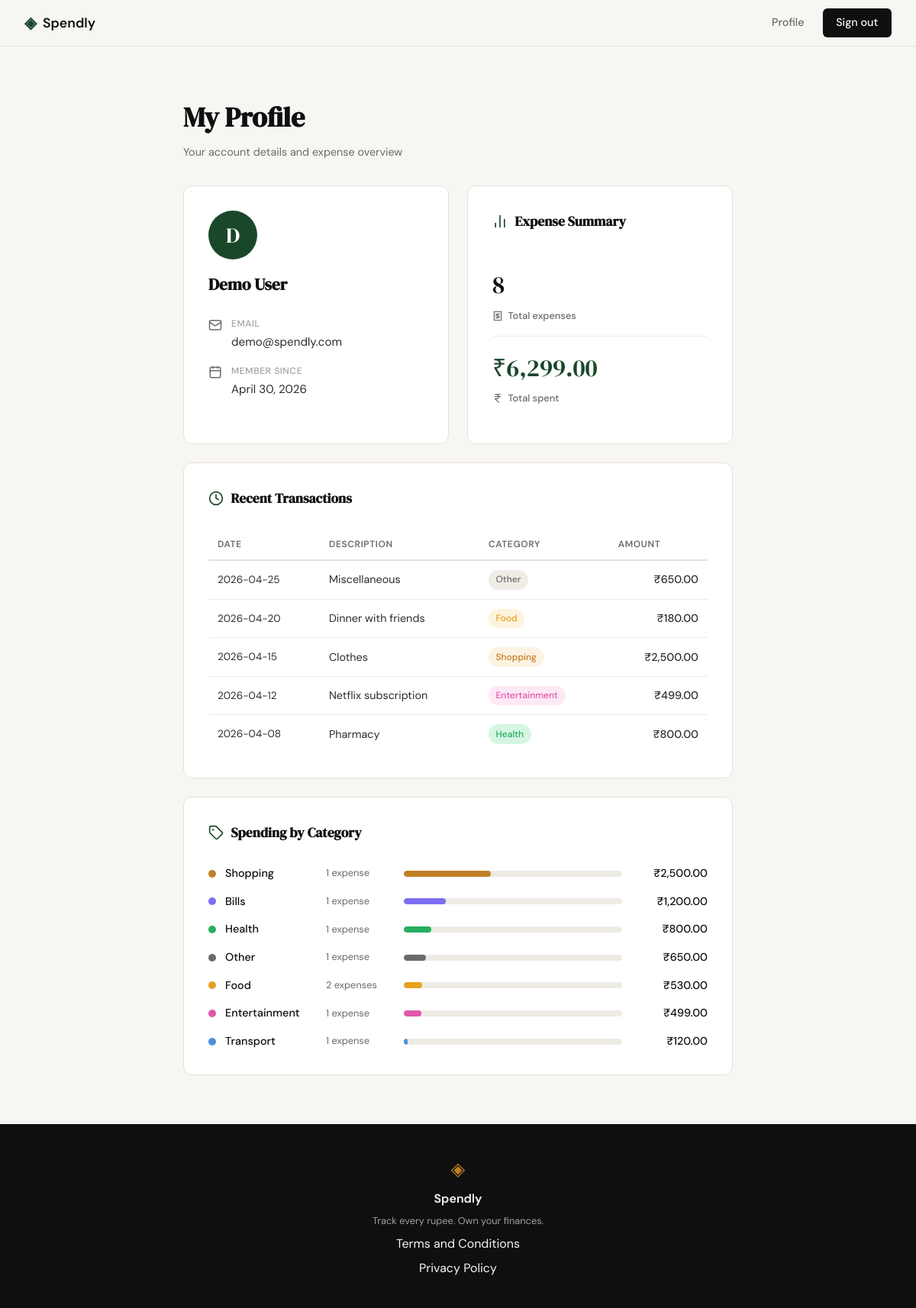
Screenshot of /profile (signed in) with the database file from the repository.
### tables this page shows
CREATE TABLE users (
            id            INTEGER PRIMARY KEY AUTOINCREMENT,
            name          TEXT    NOT NULL,
            email         TEXT    UNIQUE NOT NULL,
            password_hash TEXT    NOT NULL,
            created_at    TEXT    DEFAULT (datetime('now'))
        );

CREATE TABLE expenses (
            id          INTEGER PRIMARY KEY AUTOINCREMENT,
            user_id     INTEGER NOT NULL REFERENCES users(id),
            amount      REAL    NOT NULL,
            category    TEXT    NOT NULL,
            date        TEXT    NOT NULL,
            description TEXT,
            created_at  TEXT    DEFAULT (datetime('now'))
        );

### app.py (the view)
@app.route("/profile")
def profile():
    if not session.get("user_id"):
        flash("Please log in to view your profile.")
        return redirect(url_for("login"))
    from datetime import datetime
    user = get_user_by_id(session["user_id"])
    summary = get_expense_summary(session["user_id"])
    recent = get_recent_transactions(session["user_id"])
    categories = get_category_totals(session["user_id"])
    member_since = datetime.strptime(user["created_at"], "%Y-%m-%d %H:%M:%S").strftime("%B %d, %Y")
    return render_template("profile.html", user=user, summary=summary,
                           member_since=member_since, recent=recent, categories=categories)

### database/db.py (called while the page is built)
def get_db():
    conn = sqlite3.connect(DB_PATH)
    conn.row_factory = sqlite3.Row
    conn.execute("PRAGMA foreign_keys = ON")
    return conn

def get_user_by_id(user_id):
    conn = get_db()
    user = conn.execute(
        "SELECT * FROM users WHERE id = ?", (user_id,)
    ).fetchone()
    conn.close()
    return user

def get_recent_transactions(user_id, limit=5):
    conn = get_db()
    rows = conn.execute(
        "SELECT id, amount, category, date, description "
        "FROM expenses WHERE user_id = ? ORDER BY date DESC, id DESC LIMIT ?",
        (user_id, limit)
    ).fetchall()
    conn.close()
    return rows

def get_category_totals(user_id):
    conn = get_db()
    rows = conn.execute(
        "SELECT category, COUNT(*) AS count, SUM(amount) AS total "
        "FROM expenses WHERE user_id = ? GROUP BY category ORDER BY total DESC",
        (user_id,)
    ).fetchall()
    conn.close()
    return rows

def get_expense_summary(user_id):
    conn = get_db()
    row = conn.execute(
        "SELECT COUNT(*) AS count, COALESCE(SUM(amount), 0) AS total "
        "FROM expenses WHERE user_id = ?",
        (user_id,)
    ).fetchone()
    conn.close()
    return {"count": row["count"], "total": row["total"]}

### templates/profile.html (shortened to what this page needs)
{% extends "base.html" %}
{% block content %}
<section class="profile-page">
    <div class="profile-inner">
        <div class="profile-header">
            <h1 class="profile-title">My Profile</h1>
            <p class="profile-subtitle">Your account details and expense overview</p>
        </div>
        <div class="profile-grid">
            <div class="profile-card">
                <div class="profile-avatar">{{ user["name"][0].upper() }}</div>
                <h2 class="profile-name">{{ user["name"] }}</h2>
                <div class="profile-fields">
                    <div class="profile-field">
                        <i data-lucide="mail" class="profile-field-icon"></i>
                        <div>
                            <div class="profile-field-label">Email</div>
                            <div class="profile-field-value">{{ user["email"] }}</div>
                        </div>
                    </div>
                    <div class="profile-field">
                        <i data-lucide="calendar" class="profile-field-icon"></i>
                        <div>
                            <div class="profile-field-label">Member since</div>
                            <div class="profile-field-value">{{ member_since }}</div>
                        </div>
                    </div>
                </div>
            </div>
            <div class="profile-card">
                <div class="profile-card-heading">
                    <i data-lucide="bar-chart-2" class="profile-card-icon"></i>
                    <h2 class="profile-card-title">Expense Summary</h2>
                </div>
                <div class="profile-stats">
                    <div class="profile-stat">
                        <div class="profile-stat-value">{{ summary["count"] }}</div>
                        <div class="profile-stat-label">
                            <i data-lucide="receipt" class="profile-stat-icon"></i>
                            Total expenses
                        </div>
                    </div>
                    <div class="profile-stat-divider"></div>
                    <div class="profile-stat">
                        <div class="profile-stat-value profile-stat-amount">
                            ₹{{ "{:,.2f}".format(summary["total"]) }}
                        </div>
                        <div class="profile-stat-label">
                            <i data-lucide="indian-rupee" class="profile-stat-icon"></i>
                            Total spent
                        </div>
                    </div>
                </div>
            </div>
        </div>
        <div class="profile-card profile-section">
            <div class="profile-card-heading">
                <i data-lucide="clock" class="profile-card-icon"></i>
                <h2 class="profile-card-title">Recent Transactions</h2>
            </div>
            {% if recent %}
            <div class="tx-table-wrap">
                <table class="tx-table">
                    <thead>
                        <tr>
                            <th>Date</th>
                            <th>Description</th>
                            <th>Category</th>
                            <th class="tx-right">Amount</th>
                        </tr>
                    </thead>
                    <tbody>
                        {% for tx in recent %}
                        <tr>
                            <td class="tx-date">{{ tx["date"] }}</td>
                            <td class="tx-desc">{{ tx["description"] or "—" }}</td>
                            <td><span class="tx-badge tx-badge-{{ tx['category'] | lower }}">{{ tx["category"] }}</span></td>
                            <td class="tx-right tx-amount">₹{{ "{:,.2f}".format(tx["amount"]) }}</td>
                        </tr>
                        {% endfor %}
                    </tbody>
                </table>
            </div>
            {% else %}
            <p class="profile-empty">No transactions yet.</p>
            {% endif %}
        </div>
        <div class="profile-card profile-section">
            <div class="profile-card-heading">
                <i data-lucide="tag" class="profile-card-icon"></i>
                <h2 class="profile-card-title">Spending by Category</h2>
            </div>
            {% if categories %}
            <ul class="cat-list">
                {% for cat in categories %}
                <li class="cat-row">
                    <span class="cat-dot cat-dot-{{ cat['category'] | lower }}"></span>
                    <span class="cat-name">{{ cat["category"] }}</span>
                    <span class="cat-count">{{ cat["count"] }} expense{{ "s" if cat["count"] != 1 else "" }}</span>
                    <div class="cat-bar-track">
                        <div class="cat-bar cat-bar-{{ cat['category'] | lower }}"
                             style="width: {{ ((cat['total'] / summary['total'] * 100) | round(1)) if summary['total'] > 0 else 0 }}%"></div>
                    </div>
                    <span class="cat-total">₹{{ "{:,.2f}".format(cat["total"]) }}</span>
                </li>
                {% endfor %}
            </ul>
            {% else %}
            <p class="profile-empty">No category data yet.</p>
            {% endif %}
        </div>
    </div>
</section>
{% endblock %}

### rows the page displays
users: name "D", name "Demo User", email "demo@spendly.com"
expenses: date "2026-04-25", description "Miscellaneous", category "Other", amount "650.00", count "1", total "650.00"
expenses: date "2026-04-20", description "Dinner with friends", category "Food", amount "180.00"
expenses: date "2026-04-15", description "Clothes", category "Shopping", amount "2,500.00", count "1", total "2,500.00"
expenses: date "2026-04-12", description "Netflix subscription", category "Entertainment", amount "499.00", count "1", total "499.00"
expenses: date "2026-04-08", description "Pharmacy", category "Health", amount "800.00", count "1", total "800.00"
expenses: category "Bills", count "1", total "1,200.00"
expenses: category "Transport", count "1", total "120.00"

### other values shown
{{ member_since }} "April 30, 2026"
{{ summary["count"] }} "8"
{{ "{:,.2f}".format(summary["total"]) }} "6,299.00"
{{ cat["category"] }} "Food"
{{ cat["count"] }} "2"
{{ "s" if cat["count"] != 1 else "" }} "s"
{{ "{:,.2f}".format(cat["total"]) }} "530.00"
